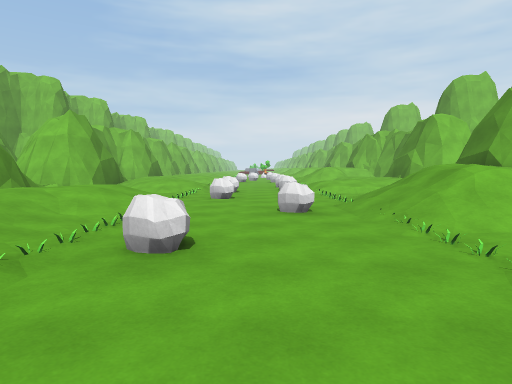
[1] (above)

18 first-person views from a walk through a 3-D level made in the Unity game engine. The camera is 1.5 m above the floor, tilts 4° down and sees 75° across. The floor is counted in squares, 2 m on a side. Each view is taken from the middle of a square. On the plan, view 1 faces up. The plan holds only what a view shows up to about 11 squares ahead; the rest is blank. The place goes on beyond the plan. The player character is not drawn.

[2]
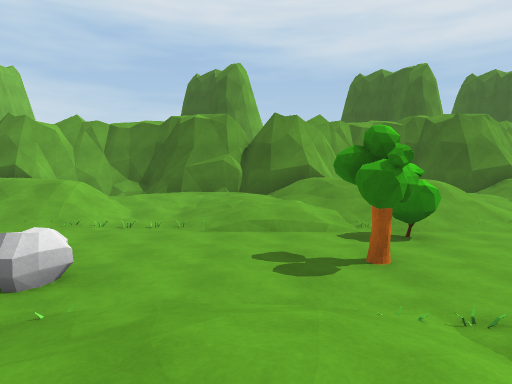

[3]
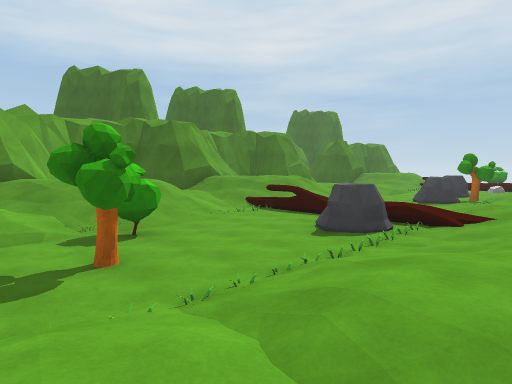

[4]
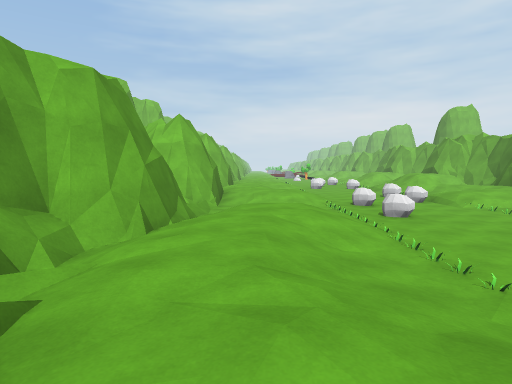

[5]
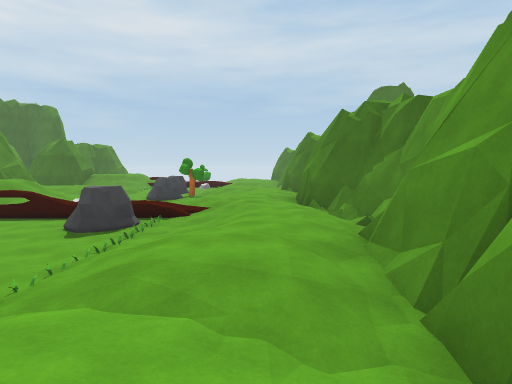

[6]
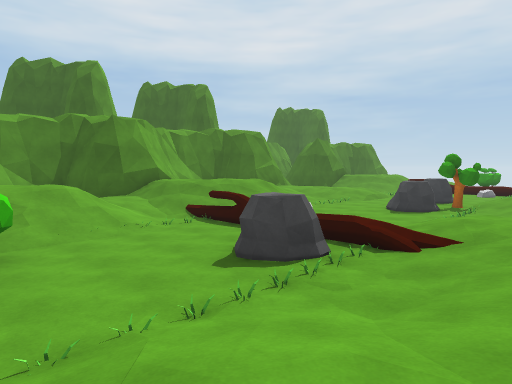

[7]
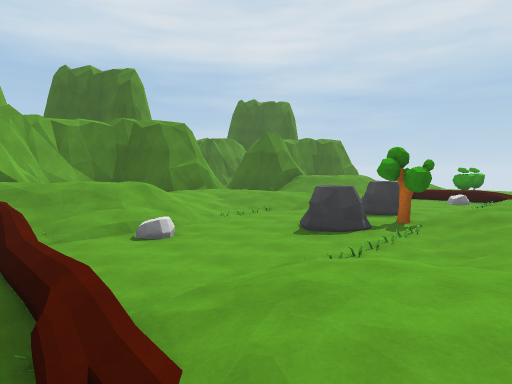

[8]
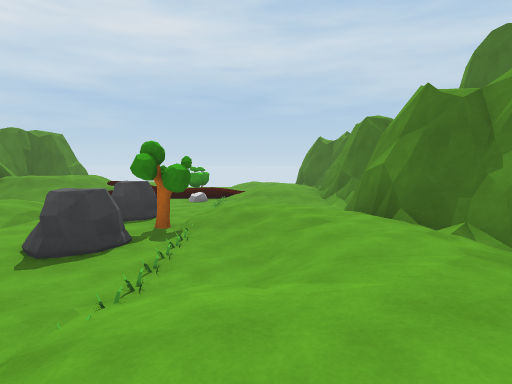

[9]
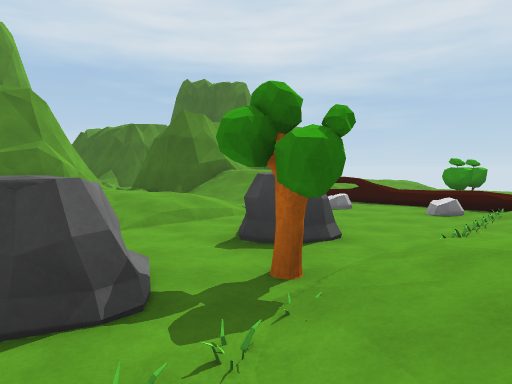

[10]
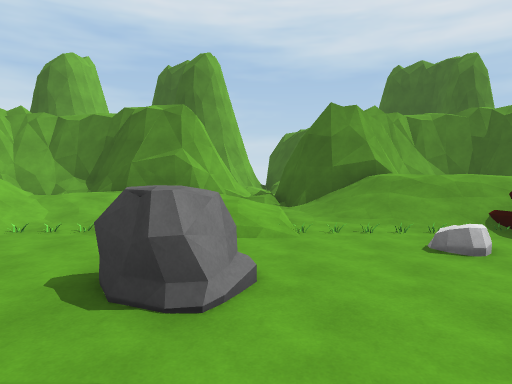

[11]
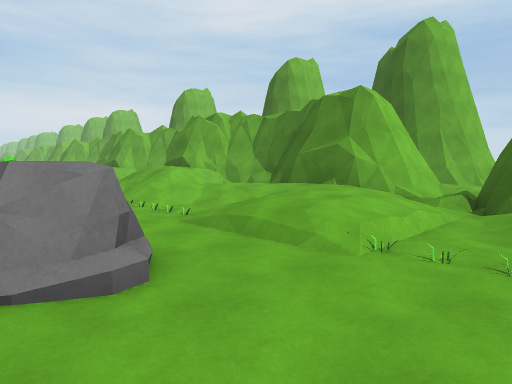

[12]
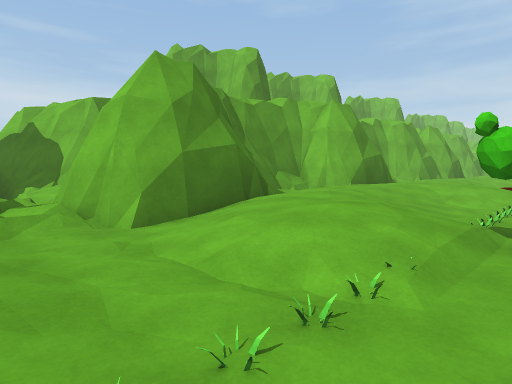

[13]
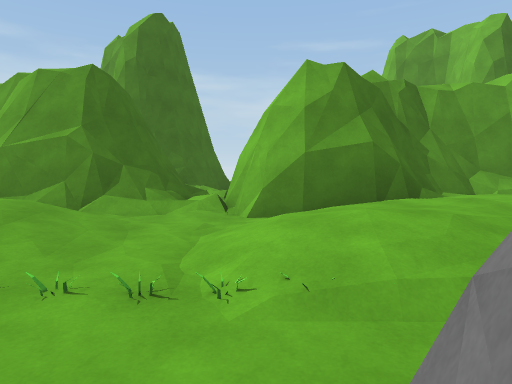

[14]
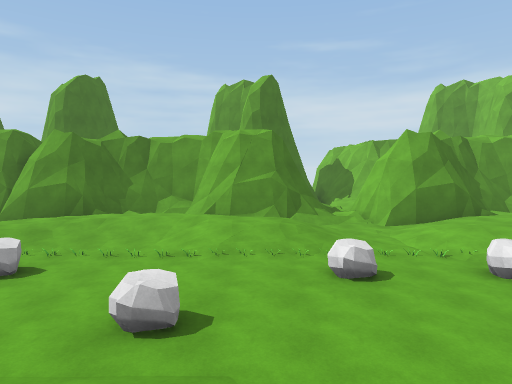

[15]
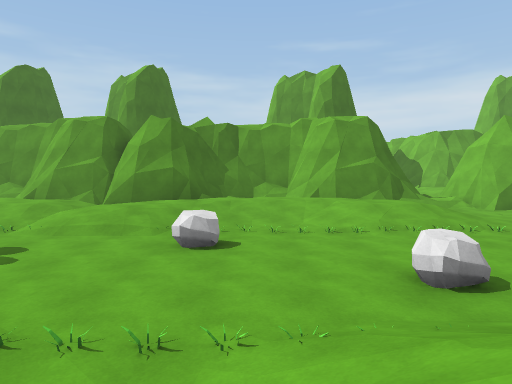

[16]
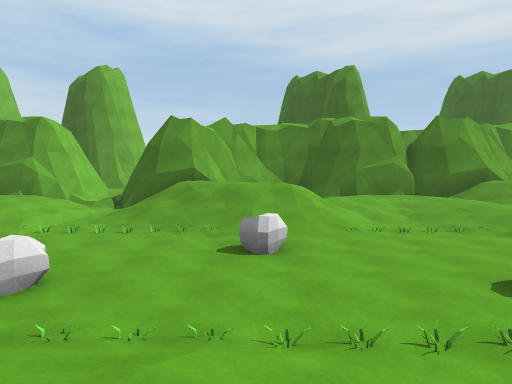

[17]
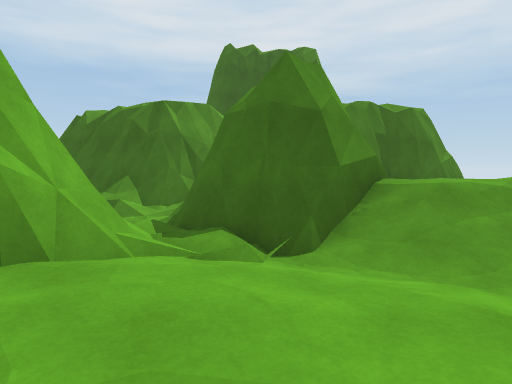

[18]
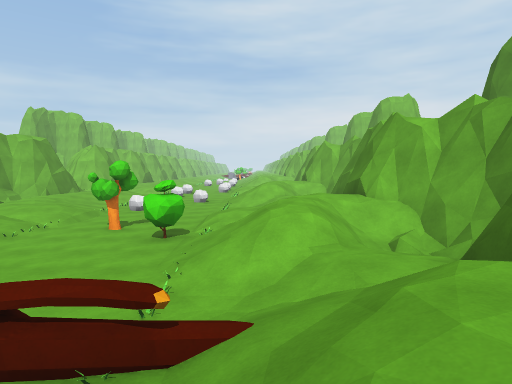

### Floor plan
Key: @ floor where view 1 was taken; # wall or solid block; . main floor; : floor 0.25 m higher than the main floor; + floor 0.5 m higher than the main floor; * floor 0.75 m higher than the main floor; % floor 1.5 m higher than the main floor; & floor 1.75 m higher than the main floor; / step, stairs or slope; = window, fence, low wall or low ledge; R rock; T tree; B bush; O other object.
Columns run from 8 left of view 1 to 10 right of it. Each row starts with its distance up from view 1.
 12   #:**+..R+***##
 11  ##//+:R..+*++=#
 10  ##/..O.....//##
  9  #/....R..O.//#
  8  ##:+/OR..O///#
  7   #:**O..../&/##
  6  ##+*+O..R:// ##
  5  #/**:O...:// /#
  4  #/**:O...O/**##
  3  ##**:OR..O.**#
  2   #/**:...O/**#
  1   #:+*+...+***#
  0   #/++OT@.+*//#
 -1   #:**O.TBO/&%##
 -2   #+**O...:///##
 -3  ##**/O...://:/#
 -4  #/**:OR..O/**##
 -5  ##**:OR...///#
 -6   #/**:===O//%#
 -7   #/**+...+/%/##
 -8   #/*+O..R+// ##
 -9   #**:O...:// =#
-10   #**:ORR.O/**##
-11   #**+OR..O./*#
-12   #/**:T..:/**#   #
-13   #:+*+.R.+***###+#
-14  ##//+O...+++:/+.:#
-15  ///..O...O../###.=
-16 ###.::O...O///#   #
-17   #:**OR.RO//%#

Where each view was taken, in squares from view 1:
view 1: 0 up, 0 right, facing up
view 2: 1 up, 4 left, facing right
view 3: 1 up, 4 left, facing down-right
view 4: 1 up, 4 left, facing up
view 5: 2 up, 4 left, facing down
view 6: 1 down, 4 left, facing down-right
view 7: 5 down, 4 left, facing down-right
view 8: 6 down, 3 left, facing down
view 9: 10 down, 3 left, facing down-right
view 10: 14 down, 3 left, facing right
view 11: 16 down, 1 left, facing up-right
view 12: 16 down, 1 left, facing up-left
view 13: 14 down, 0 right, facing left
view 14: 7 up, 4 right, facing left
view 15: 4 up, 4 right, facing left
view 16: 6 up, 4 left, facing right
view 17: 12 down, 3 right, facing down-right
view 18: 8 down, 3 right, facing up
